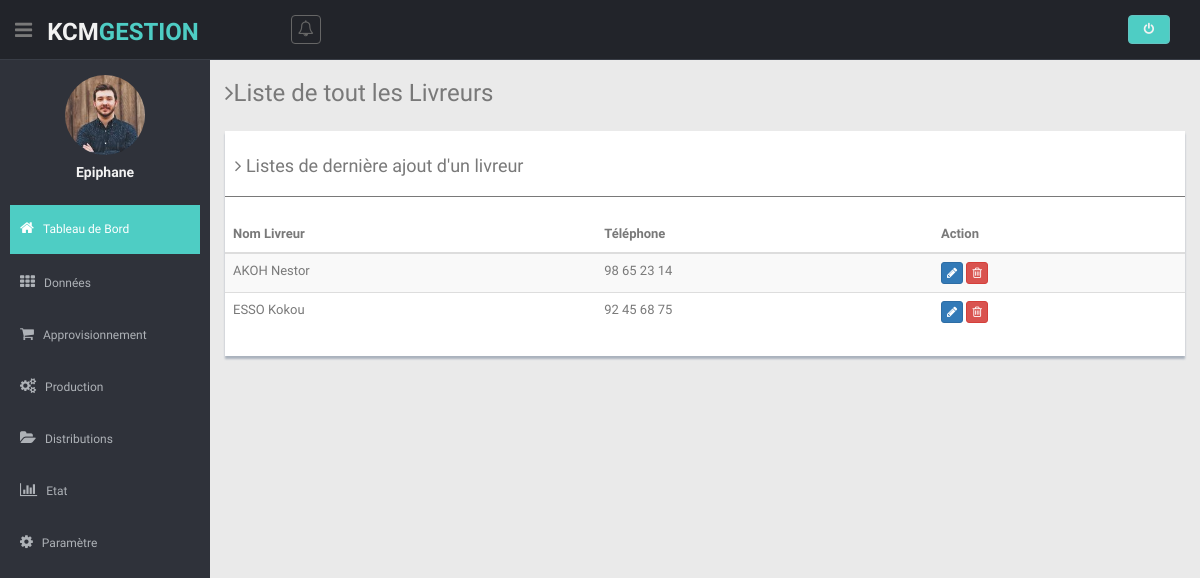
Page /views/listeLivreur.php (signed in) on the committed database.
### tables this page shows
CREATE TABLE `users` (
  `id_users` int(11) NOT NULL,
  `username` varchar(64) NOT NULL,
  `email` varchar(64) NOT NULL,
  `password` varchar(128) NOT NULL,
  `dateCreate` date DEFAULT NULL
);

CREATE TABLE `livreur` (
  `idLivreur` int(11) NOT NULL,
  `nom_dis` varchar(64) NOT NULL,
  `telephone_dis` varchar(255) NOT NULL,
  `user_create` varchar(64) DEFAULT NULL,
  `date_create` date DEFAULT NULL
);

### models/modelLogin.php (called while the page is built, shortened)
<?php
class DemoLib
{
    public function UserDetails($user_id)
    {
        try {
            $db = dbConnect();
            $query = $db->prepare("SELECT id_users, username, email FROM users WHERE id_users=:id_users");
            $query->bindParam("id_users", $user_id, PDO::PARAM_STR);
            $query->execute();
            if ($query->rowCount() > 0) {
                return $query->fetch(PDO::FETCH_OBJ);
            }
        } catch (PDOException $e) {
            exit($e->getMessage());
        }
    }
}

### models/modelLivreur.php (called while the page is built, shortened)
<?php
class ModelLivreur
{
    public function getAllLivreurs()
    {
        try {
            $db = dbConnect();
            $query = $db->prepare("SELECT * FROM livreur ORDER BY nom_dis");
            $query->execute();
            return $query->fetchAll(PDO::FETCH_OBJ);
        } catch (PDOException $e) {
            exit($e->getMessage());
        }
    }
}

### controller/controllerLivreur.php (called while the page is built, shortened)
<?php
require  '../models/modelLivreur.php';
$livreur = new ModelLivreur();
$allLiv = $livreur->getAllLivreurs();

### views/listeLivreur.php (the view)
<?php $title = 'Add Livreur';
require('head.php');
require('header.php');
require('sibar.php');
require  '../controller/controllerLivreur.php';
?>
<section class="wrapper">
  <h3><i class="fa fa-angle-right"></i>Liste de tout les Livreurs </h3>
  <div class="row mt">
    <div class="col-md-12">
      <div class="content-panel">
        <h4><i class="fa fa-angle-right"></i> Listes de dernière ajout d'un livreur</h4>
        <hr>
        <table class="table table-striped table-advance table-hover">
          <thead>
            <tr>
              <th>Nom Livreur</th>
              <th>Téléphone</th>
              <th>Action</th>
            </tr>
          </thead>
          <tbody>
            <?php foreach ($allLiv as $echoLiv) :; ?>
              <tr>
                <td><?= $echoLiv->nom_dis; ?></td>
                <td><?= $echoLiv->telephone_dis; ?></td>
                <td>
                  <a href="upLivreur.php?id_liv=<?= $echoLiv->idLivreur; ?>" class="btn btn-primary btn-xs"><i class="fa fa-pencil"></i></a>
                  <a href="../controller/controllerLivreur.php?id_dLLiv=<?= $echoLiv->idLivreur; ?>" class="btn btn-danger btn-xs"><i class="fa fa-trash-o "></i></a>
                </td>
              </tr>
            <?php endforeach; ?>
          </tbody>
        </table>
      </div>
    </div>
  </div>
</section>
<?php
require_once('foot.php');
?>

### views/sibar.php (shortened to what this page needs)
<aside>
  <div id="sidebar" class="nav-collapse ">
    <ul class="sidebar-menu" id="nav-accordion">
      <p class="centered"><a href="profile.html"><img src="img/ui-sam.jpg" class="img-circle" width="80"></a></p>
      <h5 class="centered"><?= $user->username;
                            ?></h5>
      <li class="mt">
        <a class="active" href="accueil.php">
          <i class="fa fa-home"></i>
          <span>Tableau de Bord</span>
        </a>
      </li>
      <li class="sub-menu">
        <a href="javascript:;">
          <i class="fa fa-th"></i>
          <span>Données</span>
        </a>
      </li>
      <li class="sub-menu">
        <a href="javascript:;">
          <i class="fa fa-shopping-cart"></i>
          <span>Approvisionnement</span>
        </a>
      </li>
      <li class="sub-menu">
        <a href="javascript:;">
          <i class="fa fa-cogs"></i>
          <span>Production</span>
        </a>
      </li>
      <li class="sub-menu">
        <a href="javascript:;">
          <i class="fa fa-folder-open"></i>
          <span>Distributions</span>
        </a>
      </li>
      <li class="sub-menu">
        <a href="javascript:;">
          <i class="fa fa-bar-chart-o"></i>
          <span>Etat</span>
        </a>
      </li>
      <li class="sub-menu">
        <a href="javascript:;">
          <i class="fa fa-cog"></i>
          <span>Paramètre</span>
        </a>
      </li>
    </ul>
  </div>
</aside>
<section id="main-content">

### views/css/style.css (style rules this page uses)
body { color: #797979; background: #eaeaea; font-family: 'Ruda', sans-serif; padding: 0px !important; margin: 0px !important; font-size:13px; }
ul li { list-style: none; }
a, a:hover, a:focus { text-decoration: none; outline: none; }
hr { margin-top: 20px; margin-bottom: 20px; border: 0; border-top: 1px solid #797979; }
.centered { text-align: center; }
.mt { margin-top: 25px; }
#sidebar { width: 210px; height: 100%; position: fixed; background: #2f323a; }
#sidebar h5 { color: #f2f2f2; font-weight: 700; }
#sidebar ul li { position: relative; }
ul.sidebar-menu , ul.sidebar-menu li ul.sub { margin: -2px 0 0; padding: 0; }
ul.sidebar-menu { margin-top: 75px; }
ul.sidebar-menu li { margin-bottom: 5px; margin-left:10px; margin-right:10px; }
ul.sidebar-menu li.sub-menu { line-height: 15px; }
ul.sidebar-menu li a span { display: inline-block; }
ul.sidebar-menu li a { color: #aeb2b7; text-decoration: none; display: block; padding: 15px 0 15px 10px; font-size: 12px; outline: none; -webkit-transition: all 0.3s ease; -moz-transition: all 0.3s ease; -o-transition: all 0.3s ease; -ms-transition: all 0.3s ease; transition: all 0.3s ease; }
ul.sidebar-menu li a.active, ul.sidebar-menu li a:hover, ul.sidebar-menu li a:focus { background: #4ECDC4; color: #fff; display: block; -webkit-transition: all 0.3s ease; -moz-transition: all 0.3s ease; -o-transition: all 0.3s ease; -ms-transition: all 0.3s ease; transition: all 0.3s ease; }
ul.sidebar-menu li a i { font-size: 15px; padding-right: 6px; }
ul.sidebar-menu li a.active i { color: #fff; }
#main-content { margin-left: 210px; }
.wrapper { display: inline-block; margin-top: 60px; padding-left: 15px; padding-right: 15px; padding-bottom: 15px; padding-top: 0px; width: 100%; }
.content-panel { background: #ffffff; box-shadow: 0px 3px 2px #aab2bd; padding-top: 15px; padding-bottom: 5px; }
.content-panel h4 { margin-left: 10px; }

### rows in the picture
users: username "Epiphane"
livreur: nom_dis "AKOH Nestor", telephone_dis "98 65 23 14"
livreur: nom_dis "ESSO Kokou", telephone_dis "92 45 68 75"
